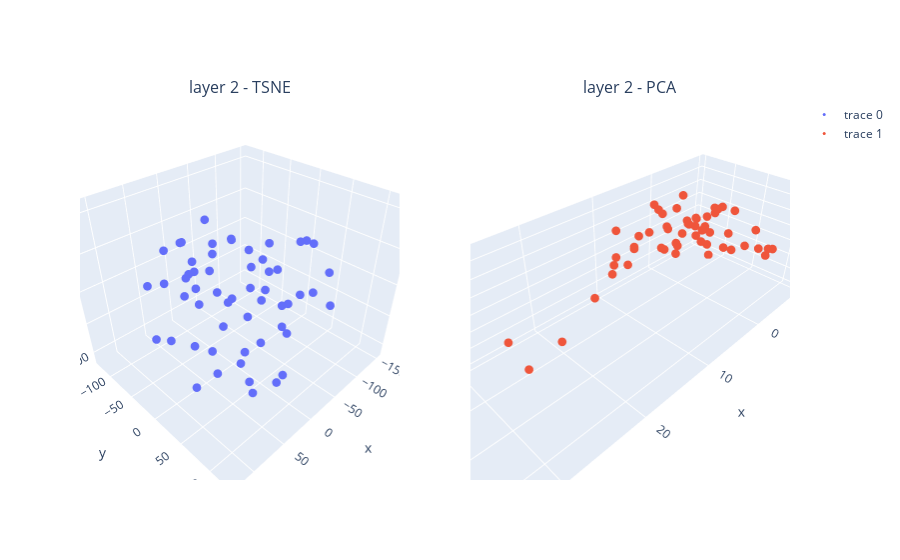

The notebook cell this image was saved under:
### Code cell
fig = make_subplots(rows=1, cols=2, subplot_titles=("layer 2 - TSNE", "layer 2 - PCA"), specs=[[{'type': 'scene'}, {'type': 'scene'}]])

fig.add_scatter3d(x=tsne_layer_2[:,0], 
                y=tsne_layer_2[:,1], 
                z=tsne_layer_2[:,2],
                mode="markers",
                row=1, col=1)

fig.add_scatter3d(x=pc_layer_2[:,0], 
                  y=pc_layer_2[:,1], 
                  z=pc_layer_2[:,2], 
                  mode="markers",
                  row=1, col=2) 

fig.update_traces(marker={'size': 3})
fig.show()
